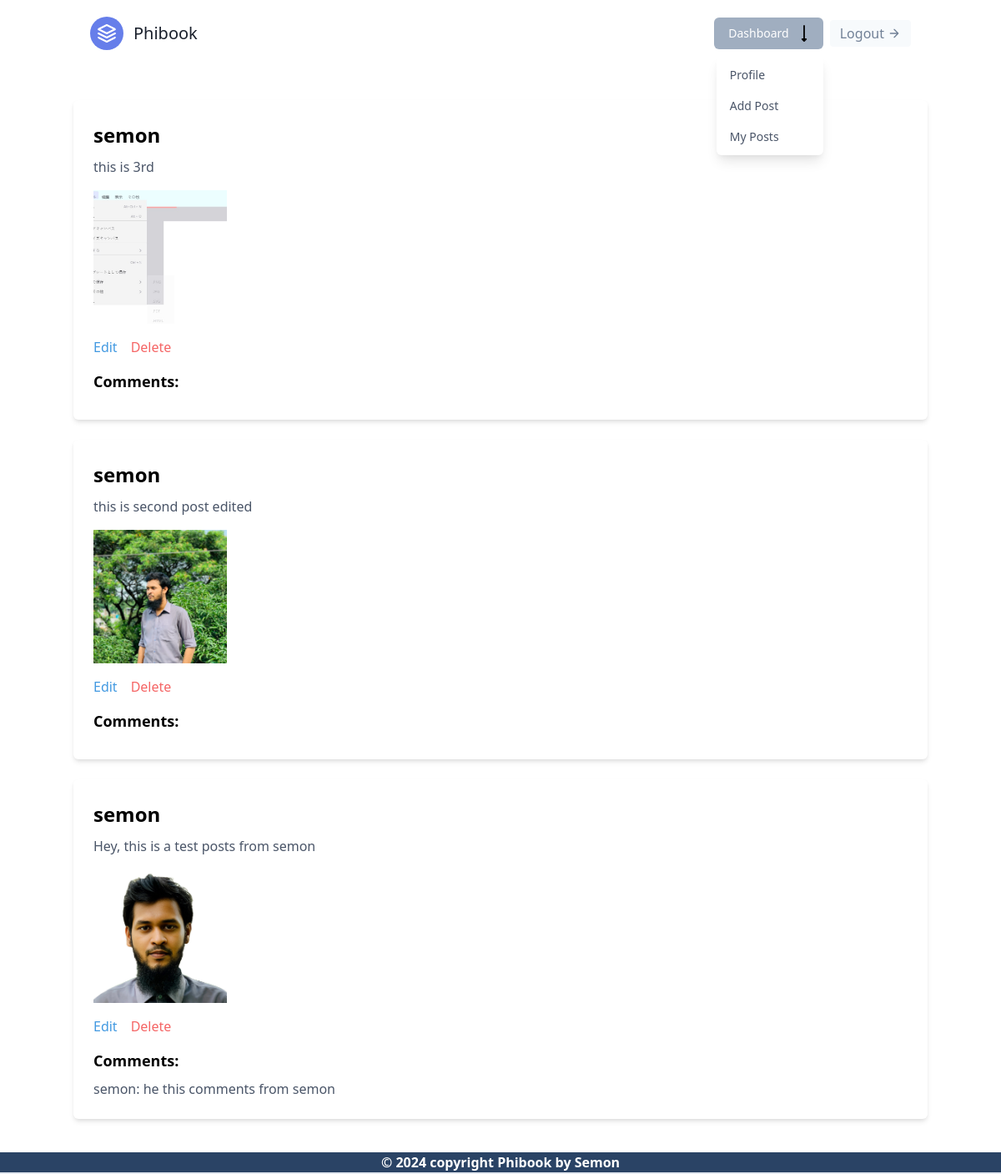
Before: /posts/my_posts/ (signed in) with the older database file.
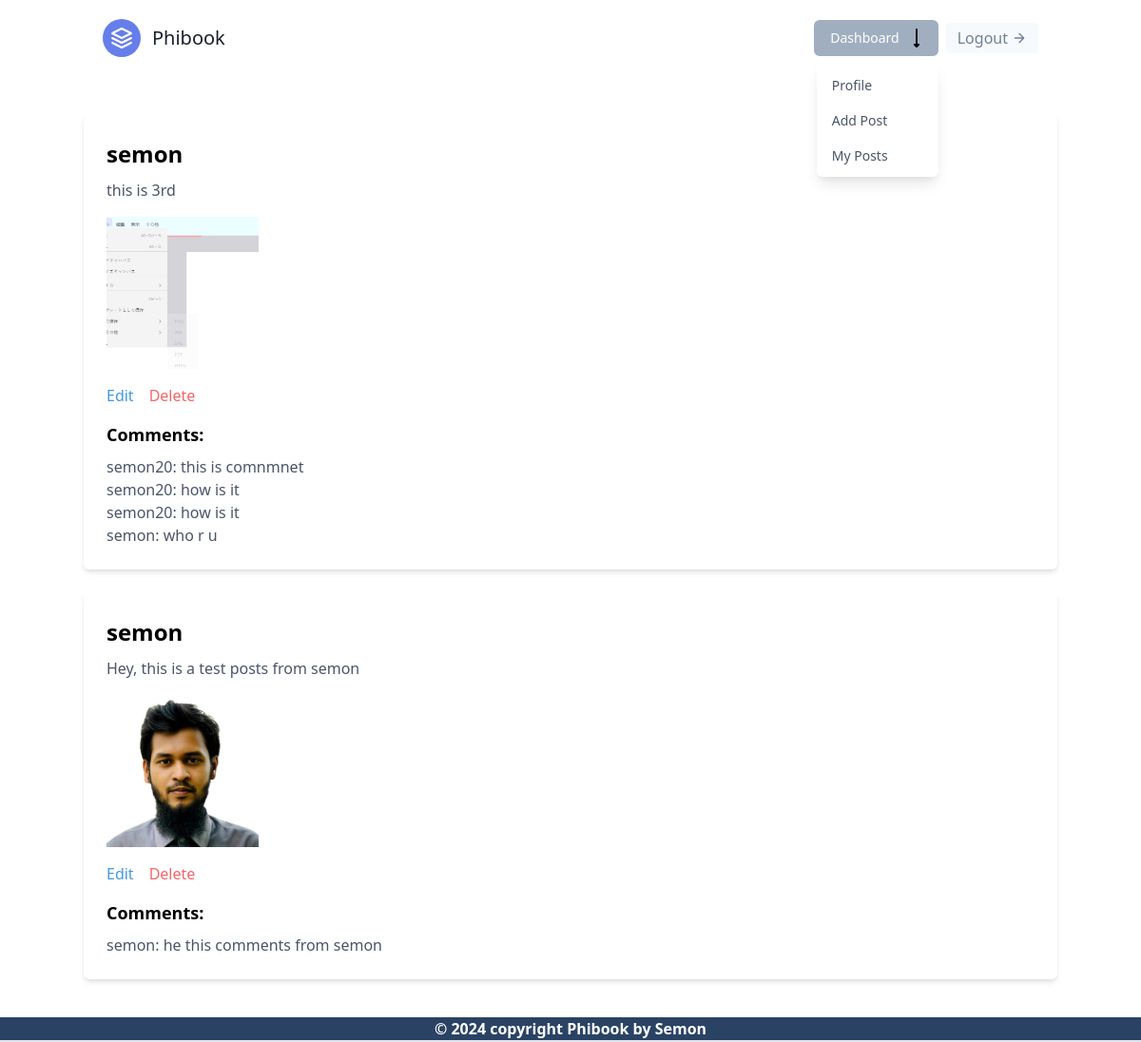
After: the same page with the newer database file.
### Posts/models.py (models this page shows, shortened)
class Post(models.Model):
    author = models.ForeignKey(User, on_delete=models.CASCADE)
    content = models.TextField()
    image = models.ImageField(upload_to='Posts/images/', blank=True, null=True)
    created_at = models.DateTimeField(auto_now_add=True)
    likes = models.ManyToManyField(User, related_name='liked_posts', blank=True)
    class Meta:
        ordering = ['-created_at']

class Comment(models.Model):
    post = models.ForeignKey(Post, on_delete=models.CASCADE, related_name='comments')
    user = models.ForeignKey(User, on_delete=models.CASCADE)
    text = models.TextField()
    created_at = models.DateTimeField(auto_now_add=True)
    edit_mode = models.BooleanField(default=False)  # Add this line

### Posts/views.py (the view)
# urls.py: path('my_posts/', views.my_posts, name='my_posts'),
@login_required
def my_posts(request):
    comments = models.Comment.objects.all()  # Fetch all comments
    user_posts = models.Post.objects.filter(author=request.user)
    return render(request, 'my_posts.html', {'posts': user_posts, 'comments': comments})

### Posts/templates/My_posts.html
{% extends 'base.html' %}
{% block content %}
  <div class="container mx-auto my-10">
    {% for post in posts %}
      <div class="bg-white shadow-md rounded-md p-6 mb-6">
        <h2 class="text-2xl font-bold mb-2">{{ post.author }}</h2>
        <p class="text-gray-700 mb-4">{{ post.content }}</p>
        {% if post.image %}
          <img class="w-40 h-40 object-cover mb-4" src="{{ post.image.url }}" alt="{{ post.title }}">
        {% endif %}
        <div class="flex mb-4">
          <a href="{% url 'edit_post' post.id %}" class="text-blue-500 mr-4">Edit</a>
          <a href="{% url 'delete_post' post.id %}" class="text-red-500">Delete</a>
        </div>
        <h3 class="text-lg font-semibold mb-2">Comments:</h3>
        {% for comment in comments %}
          {% if comment.post == post %}
            <p class="text-gray-700">{{ comment.user.username }}: {{ comment.text }}</p>
          {% endif %}
        {% endfor %}
      </div>
    {% endfor %}
  </div>
{% endblock %}

Changed rows visible on the page:
removed Post: author "semon", content "this is second post edited", image (picture)
added Comment: user.username "semon20", text "this is comnmnet", shown under Post "this is 3rd"
added Comment: user.username "semon20", text "how is it", shown under Post "this is 3rd"
added Comment: user.username "semon20", text "how is it", shown under Post "this is 3rd"
added Comment: user.username "semon", text "who r u", shown under Post "this is 3rd"
